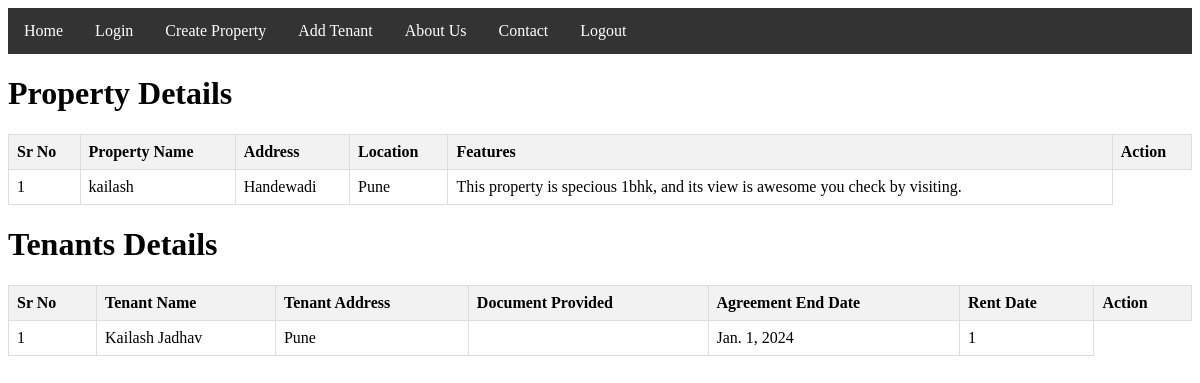
The page / on the database its author committed.
### myapp/models.py (models this page shows, shortened)
class Property(models.Model):
    property_name = models.CharField(max_length=255)
    property_address = models.TextField()
    property_location = models.CharField(max_length=255)
    property_features = models.TextField()
    type_choices = [
        ('1BHK', '1BHK'),
        ('2BHK', '2BHK'),
        ('3BHK', '3BHK'),
        ('4BHK', '4BHK'),
    ]
    unit_type = models.CharField(max_length=4, choices=type_choices)
    rent_cost = models.DecimalField(max_digits=10, decimal_places=2)

class Tenant(models.Model):
    property = models.ForeignKey(Property, on_delete=models.CASCADE)
    name = models.CharField(max_length=255)
    address = models.TextField()
    document_proofs = models.CharField(max_length=255)
    agreement_end_date = models.DateField()
    monthly_rent_date = models.PositiveIntegerField()

### myapp/views.py (the view)
# urls.py: path('', views.home, name='home'),
def home(request):
    property_obj = Property.objects.all()
    tenant = Tenant.objects.all()
    context = {'property': property_obj, 'tenants': tenant}
    return render(request, 'home.html', context)

### myapp/templates/home.html (shortened to what this page needs)
<!DOCTYPE html>
<html lang="en">
<head>
</head>
<body>
    <nav>
        <ul>
            <li><a href="">Home</a></li>
            <li><a href="login">Login</a></li>
            <li><a href="#Property_create">Create Property</a></li>
            <li><a href="#add_tenant">Add Tenant</a></li>
            <li><a href="#About Us">About Us</a></li>
            <li><a href="#contact">Contact</a></li>
            <li><a href="#logout">Logout</a></li>
        </ul>
    </nav>
    <h1>Property Details</h1>
    {% if property %}
    <table>
        <thead>
            <tr>
                <th>Sr No</th>
                <th>Property Name</th>
                <th>Address</th>
                <th>Location</th>
                <th>Features</th>
                <th>Action</th>
            </tr>
        </thead>
        <tbody>
            <tr>
                {% for i in property %}
                <td>{{i.id}}</td>
                <td>{{i.property_name}}</td>
                <td>{{i.property_address}}</td>
                <td>{{i.property_location}}</td>
                <td>{{i.property_features}}</td>
                {% endfor %}
            </tr>
        </tbody>
    </table>
    {% endif %}
    <h1>Tenants Details</h1>
    {% if tenants %}
    <table>
        <thead>
            <tr>
                <th>Sr No</th>
                <th>Tenant Name</th>
                <th>Tenant Address</th>
                <th>Document Provided</th>
                <th>Agreement End Date</th>
                <th>Rent Date</th>
                <th>Action</th>
            </tr>
        </thead>
        <tbody>
            <tr>
                {% for i in tenants %}
                <td>{{i.id}}</td>
                <td>{{i.name}}</td>
                <td>{{i.address}}</td>
                <td>{{i.document_proof}}</td>
                <td>{{i.agreement_end_date}}</td>
                <td>{{i.monthly_rent_date}}</td>
                {% endfor %}
            </tr>
        </tbody>
    </table>
    {% endif %}
</body>
</html>

### myapp/templates/home.html (style rules this page uses)
table { border-collapse: collapse; width: 100%; }
th, td { border: 1px solid #dddddd; text-align: left; padding: 8px; }
th { background-color: #f2f2f2; }
nav { background-color: #333; overflow: hidden; }
nav ul { list-style-type: none; margin: 0; padding: 0; overflow: hidden; }
nav li { float: left; }
nav li a { display: block; color: white; text-align: center; padding: 14px 16px; text-decoration: none; }

### rows shown on the page
Property: id "1", property_name "kailash", property_address "Handewadi", property_location "Pune", property_features "This property is specious 1bhk, and its view is awesome you check by visiting."
Tenant: id "1", name "Kailash Jadhav", address "Pune", agreement_end_date "Jan. 1, 2024", monthly_rent_date "1"
